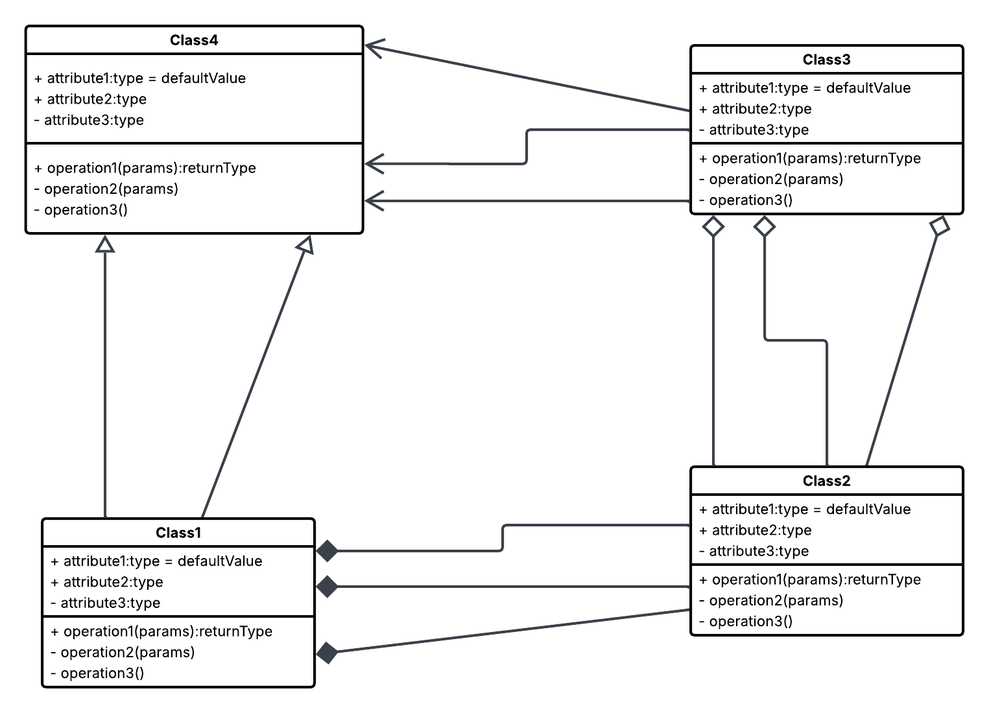
#> input picture images/cd7.png, 989 x 713 px, shrunk from 1525 x 1100 before the run, found by its file name
$ python 'textDetection copy.py'
#> lines starting #> are read from the running program, lines starting #| are printed output that depends on the picture; after the words box and inside, x2 and y2 are one past the last pixel; in counts of white or black regions, pixels touching at a corner belong together
import cv2
import pytesseract
import numpy as np
import matplotlib.pyplot as plt
from pytesseract import Output

# --- Contour Detection Functions ---
def threshold_image(gray, thresh_val=128):
#> called with thresh_val = 128
    _, thresh = cv2.threshold(gray, thresh_val, 255, cv2.THRESH_BINARY_INV)
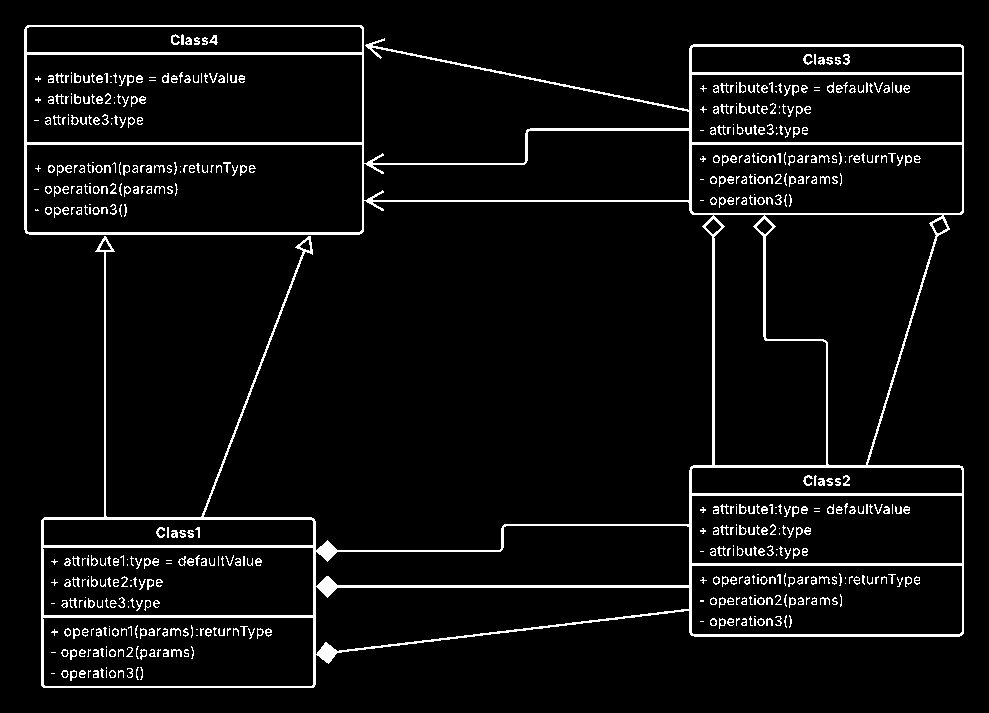
#> thresh: shape (713, 989); 5.5% white; 549 white regions (206 under 20 px), largest, box (x1, y1, x2, y2) and area: (24, 25, 964, 688) 26302, (803, 54, 813, 65) 49, (803, 475, 813, 486) 49
    return thresh

# ---------------- Step 2: Morphology ----------------
def extract_lines(thresh, vert_len=15, horiz_len=15):
#> called with vert_len = 15, horiz_len = 15
    vertical_kernel = cv2.getStructuringElement(cv2.MORPH_RECT, (1, vert_len))
    horizontal_kernel = cv2.getStructuringElement(cv2.MORPH_RECT, (horiz_len, 1))

    vertical_lines = cv2.morphologyEx(thresh, cv2.MORPH_OPEN, vertical_kernel, iterations=2)
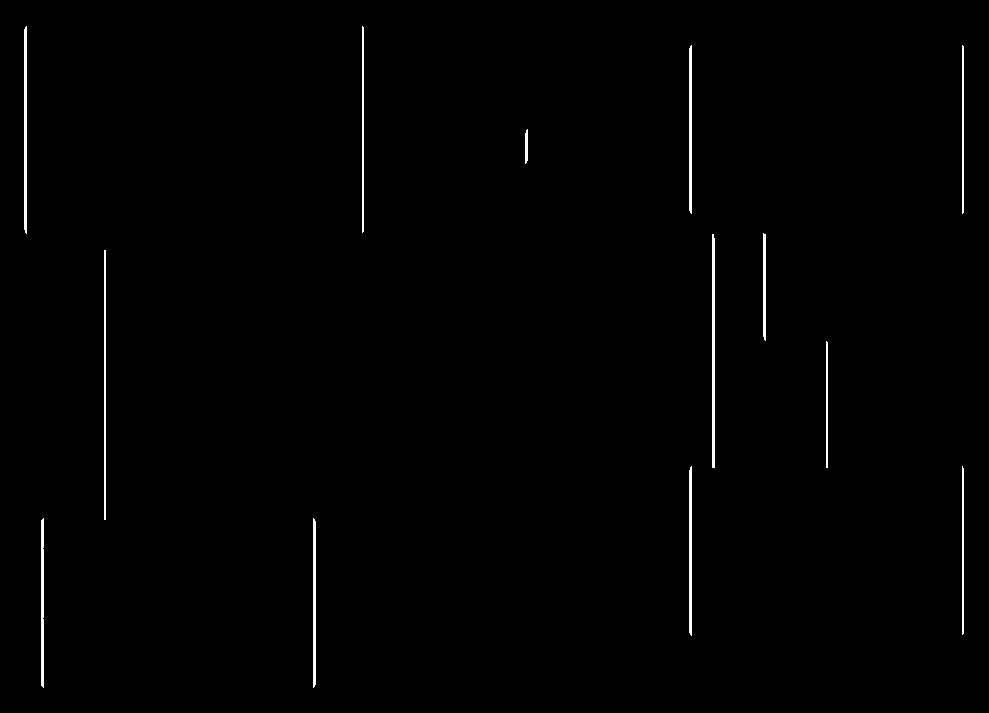
#> vertical_lines: shape (713, 989); 0.8% white; 13 white regions, largest, box (x1, y1, x2, y2) and area: (712, 234, 715, 468) 698, (24, 26, 27, 234) 615, (104, 250, 106, 520) 540
    horizontal_lines = cv2.morphologyEx(thresh, cv2.MORPH_OPEN, horizontal_kernel, iterations=2)
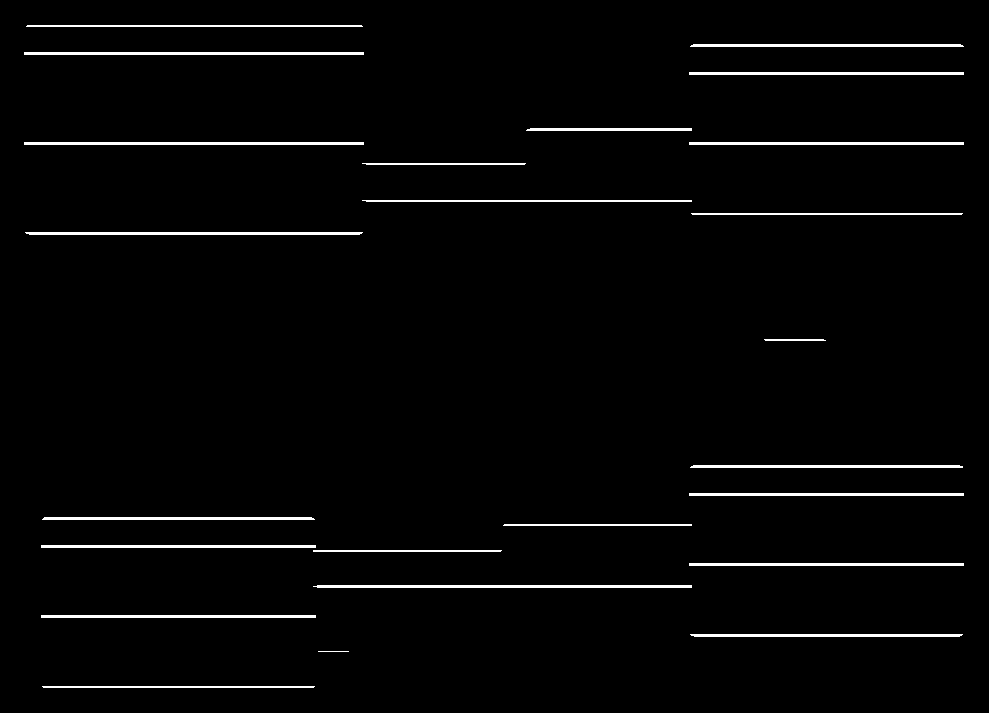
#> horizontal_lines: shape (713, 989); 2.3% white; 24 white regions, largest, box (x1, y1, x2, y2) and area: (313, 585, 692, 588) 1129, (24, 52, 364, 55) 1020, (24, 142, 364, 145) 1020

    return vertical_lines, horizontal_lines

# ---------------- Step 3: Contour detection ----------------
# [58 lines left out: functions get_segments, find_vertical_pairs, find_horizontal_pairs, detect_rectangles, not called in this run]

def remove_detected_contours(original_img):
    """Detect and remove lines/rectangles from the image"""
    # Create a copy of the original image
    result = original_img.copy()

    # Apply threshold
    thresh = threshold_image(original_img, 128)

    # Extract lines
    vertical_lines, horizontal_lines = extract_lines(thresh)

    # Combine all lines
    all_lines = cv2.bitwise_or(vertical_lines, horizontal_lines)
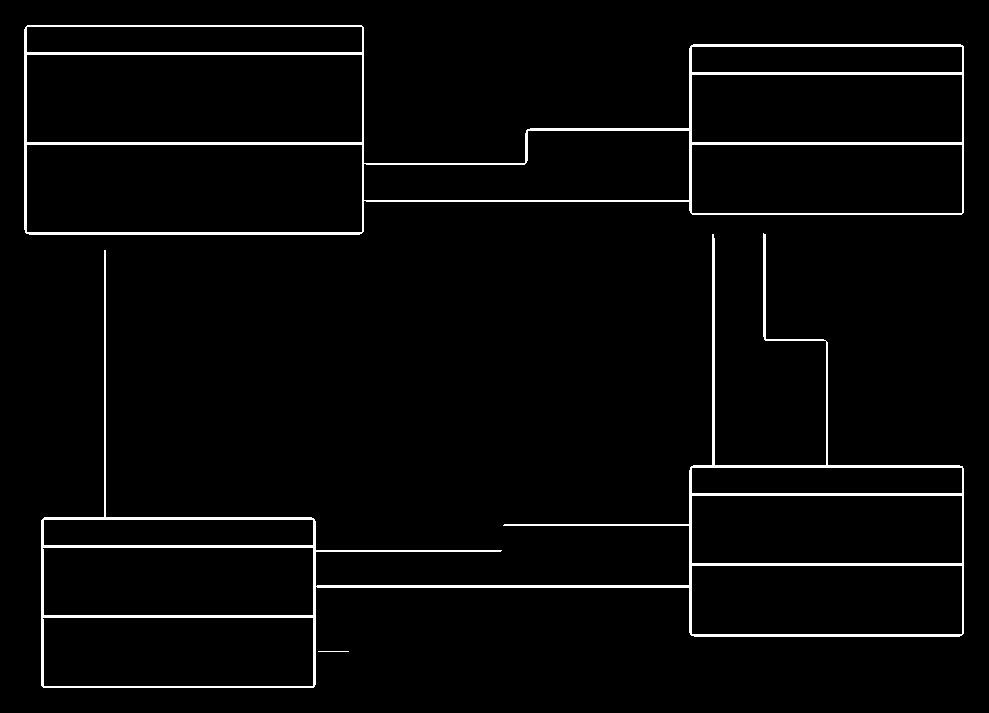
#> all_lines: shape (713, 989); 3.1% white; 3 white regions, box (x1, y1, x2, y2) and area: (41, 233, 964, 688) 11795, (24, 25, 964, 235) 10056, (318, 651, 349, 652) 31

    # Remove the detected lines from original image by filling with white
    result[all_lines == 255] = 255
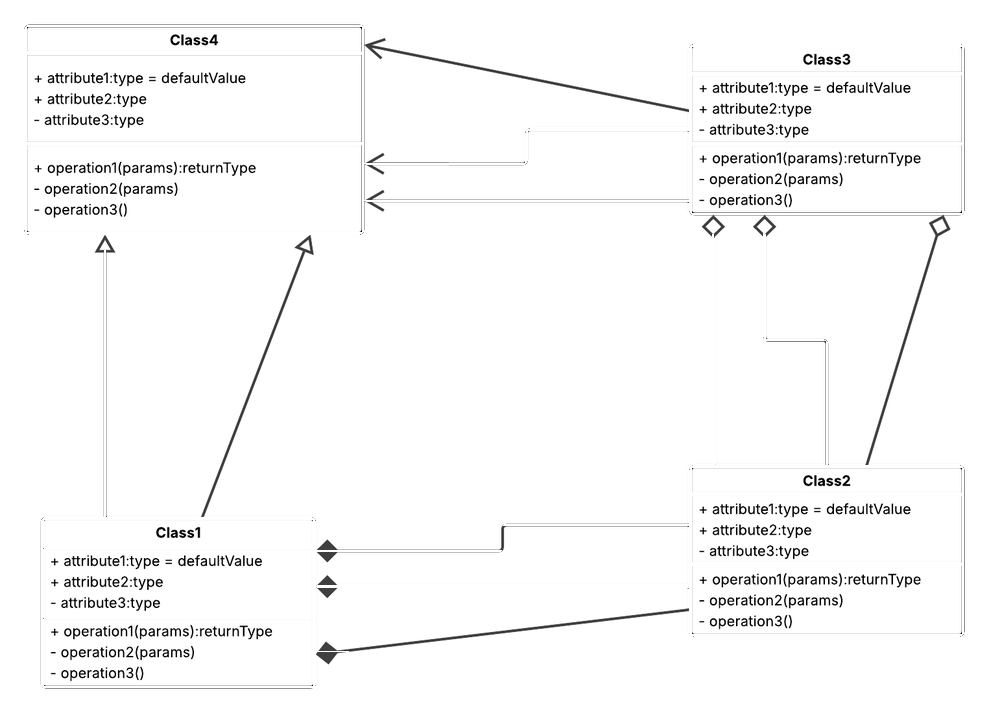
#> result: shape (713, 989); min 0, max 255, mean 248.4

    return result

# --- 1. Read grayscale image ---
img = cv2.imread("./images/cd7.png", cv2.IMREAD_GRAYSCALE)

# --- Apply contour detection and removal ---
img_no_contours = remove_detected_contours(img)

# img = cv2.adaptiveThreshold(img, 255, cv2.ADAPTIVE_THRESH_GAUSSIAN_C,
#                             cv2.THRESH_BINARY, 11, 2)
_, img_processed = cv2.threshold(img_no_contours, 128, 255, cv2.THRESH_BINARY_INV)
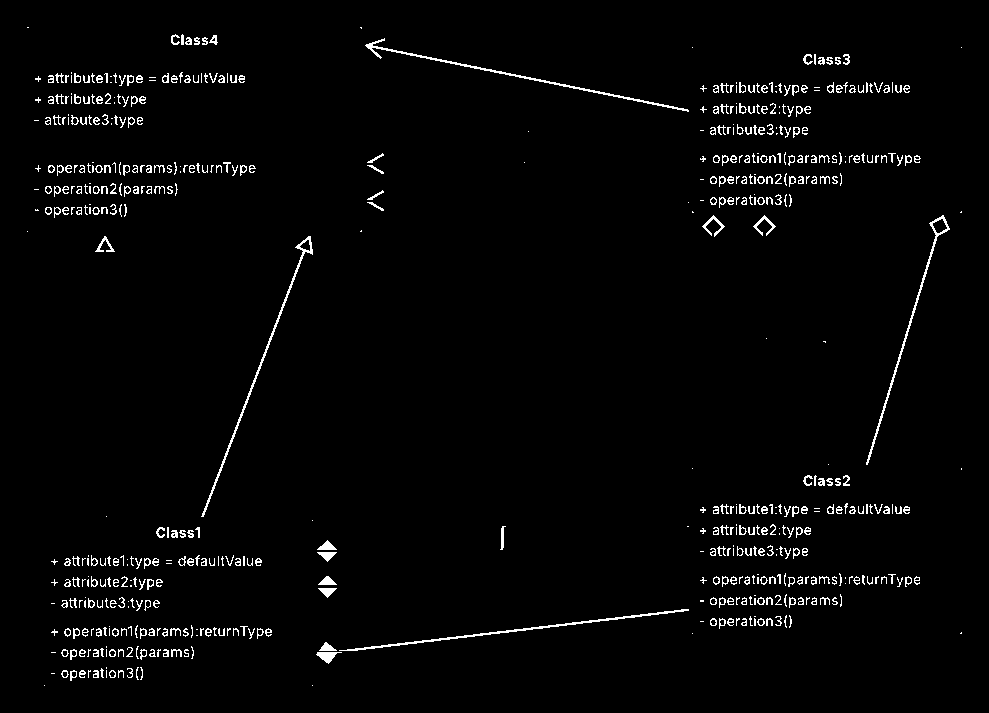
#> img_processed: shape (713, 989); 2.4% white in thin lines or dots, all inside (x1, y1, x2, y2) = (27, 27, 962, 686)

# --- 2. Noise removal ---
def noise_removal(image):
    # [5 lines of commented-out code are left out]
    return image

clean_img = noise_removal(img_processed)

# --- 3. OCR + bounding box info ---
#> (the run stopped early here; a loop or call above may not have finished)

$ run again, with images/cd10.png copied over images/cd7.png
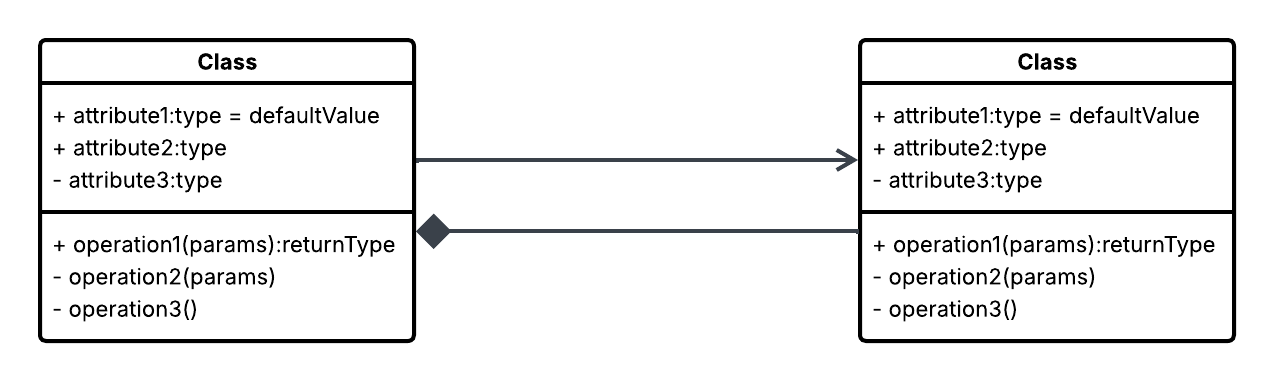
#> input picture images/cd10.png, 1274 x 381 px, found by its file name
#> in threshold_image, `_, thresh = cv2.threshold(gray, thresh_val, 255, cv2.THRESH_BINARY_INV)`:
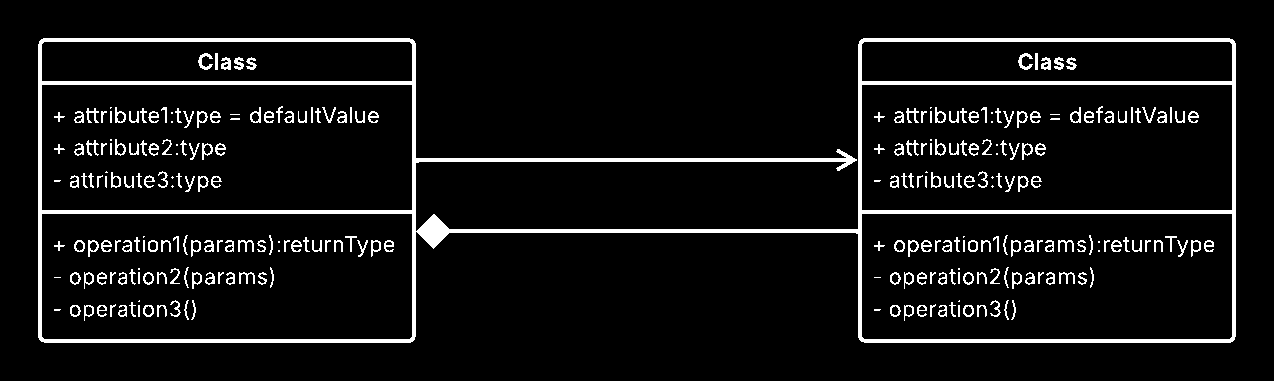
#> thresh: shape (381, 1274); 7% white; 275 white regions (38 under 20 px), largest, box (x1, y1, x2, y2) and area: (38, 38, 1236, 343) 20785, (198, 53, 213, 70) 112, (1018, 53, 1033, 70) 112
#> vertical_lines: shape (381, 1274); 1% white; 5 white regions, box (x1, y1, x2, y2) and area: (38, 39, 42, 342) 1197, (412, 39, 416, 342) 1197, (858, 39, 862, 342) 1197, (1232, 39, 1236, 342) 1197, (430, 214, 437, 249) 224
#> horizontal_lines: shape (381, 1274); 3.2% white; 10 white regions, largest, box (x1, y1, x2, y2) and area: (412, 228, 862, 235) 1874, (412, 158, 857, 162) 1776, (38, 81, 416, 85) 1512
#> all_lines: shape (381, 1274); 4.2% white; 1 white region, box (x1, y1, x2, y2) and area: (38, 38, 1236, 343) 20405
#> result: shape (381, 1274); min 0, max 255, mean 247.3
#> `_, img_processed = cv2.threshold(img_no_contours, 128, 255, cv2.THRESH..`:
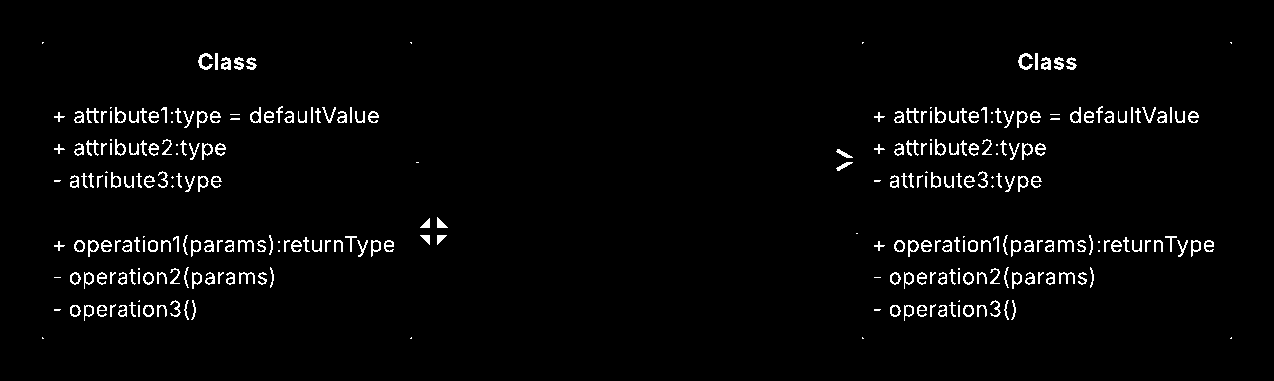
#> img_processed: shape (381, 1274); 2.8% white in thin lines or dots, all inside (x1, y1, x2, y2) = (42, 42, 1232, 339)

$ run again, with images/cd3.png copied over images/cd7.png
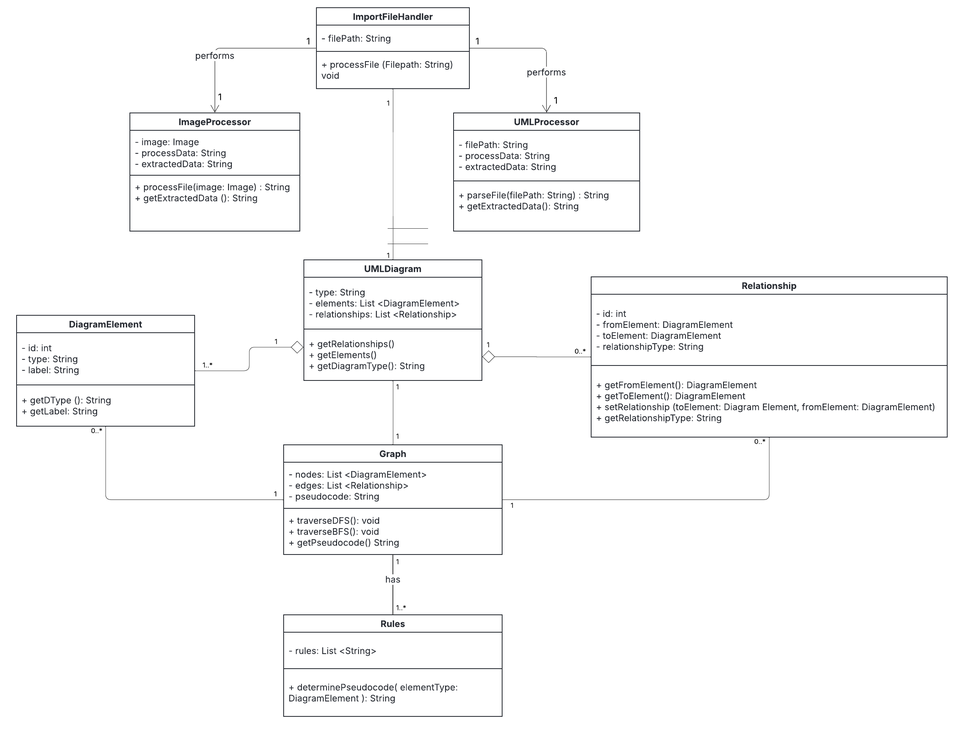
#> input picture images/cd3.png, 963 x 733 px, shrunk from 2380 x 1811 before the run, found by its file name
#> in threshold_image, `_, thresh = cv2.threshold(gray, thresh_val, 255, cv2.THRESH_BINARY_INV)`:
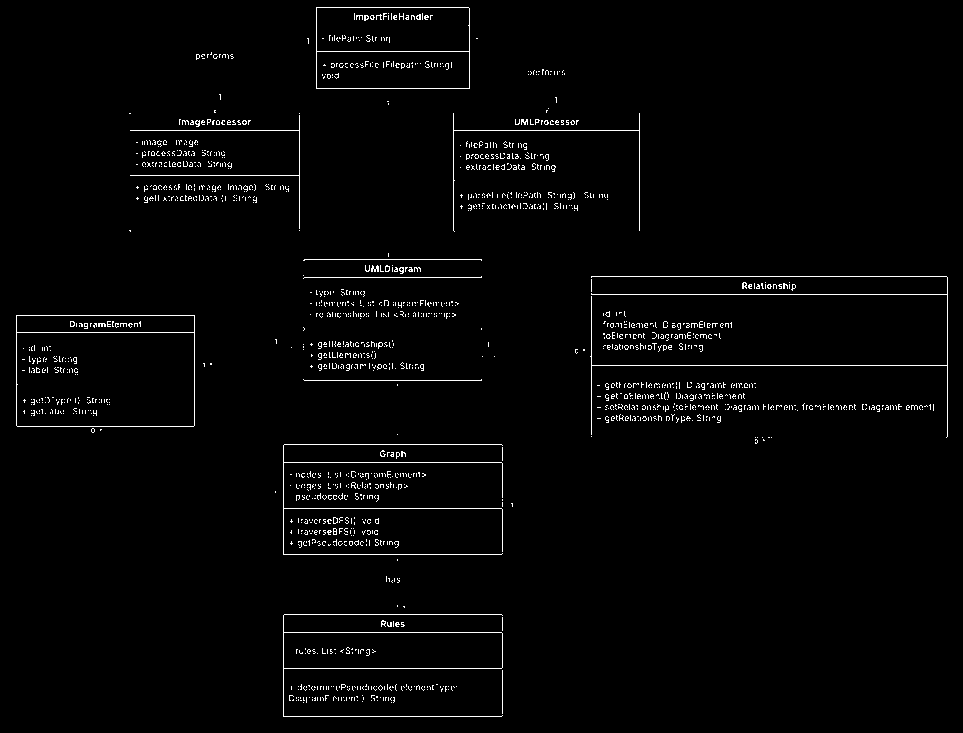
#> thresh: shape (733, 963); 2.1% white in thin lines or dots
#> vertical_lines: shape (733, 963); 0.2% white in thin lines or dots
#> horizontal_lines: shape (733, 963); 0.69% white in thin lines or dots
#> all_lines: shape (733, 963); 0.89% white in thin lines or dots
#> result: shape (733, 963); min 2, max 255, mean 250.4
#> `_, img_processed = cv2.threshold(img_no_contours, 128, 255, cv2.THRESH..`:
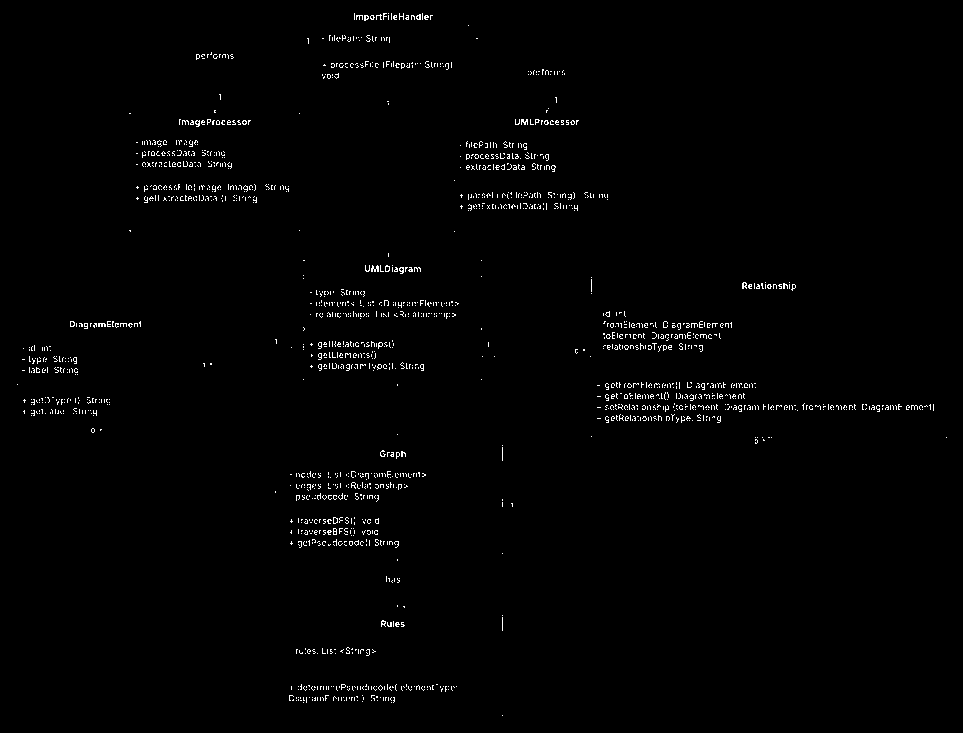
#> img_processed: shape (733, 963); 1.2% white in thin lines or dots
